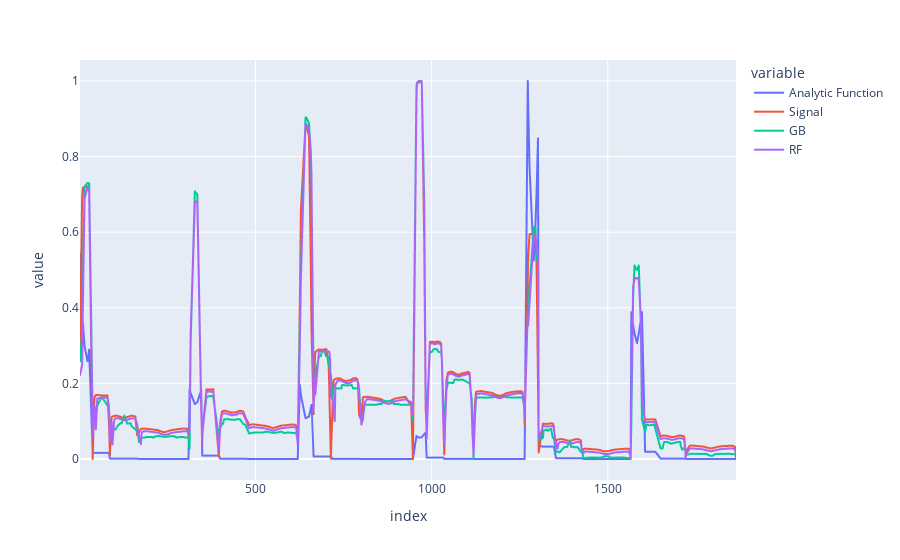

The notebook cell saved with this chart:
### Code cell
ToREP = pd.DataFrame()
ToREP['Analytic Function'] =  np.ravel(x_test.iloc[:,[-1]].to_numpy())
ToREP['Signal'] = y_test.to_numpy()
ToREP['GB'] =  GBC
ToREP['RF'] = RFC

NormREP = pd.DataFrame(MMS.fit_transform(ToREP), columns = ToREP.columns, index=x_test.index)
NormREP.sort_index().plot()

### Figure 1 — Plotly figure (JSON) as saved in the notebook; plotly's stock layout.template omitted (floating-point values rounded to 4 significant figures; data arrays with more than 128 entries replaced by an {"elided": "..."} marker saying what was removed)
{"data": [{"hovertemplate": "variable=Analytic Function<br>index=%{x}<br>value=%{y}<extra></extra>", "legendgroup": "Analytic Function", "line": {"color": "#636efa", "dash": "solid"}, "mode": "lines", "name": "Analytic Function", "showlegend": true, "type": "scattergl", "x": {"elided": "467 int values"}, "xaxis": "x", "y": {"elided": "467 float values"}, "yaxis": "y"}, {"hovertemplate": "variable=Signal<br>index=%{x}<br>value=%{y}<extra></extra>", "legendgroup": "Signal", "line": {"color": "#EF553B", "dash": "solid"}, "mode": "lines", "name": "Signal", "showlegend": true, "type": "scattergl", "x": {"elided": "467 int values"}, "xaxis": "x", "y": {"elided": "467 float values"}, "yaxis": "y"}, {"hovertemplate": "variable=GB<br>index=%{x}<br>value=%{y}<extra></extra>", "legendgroup": "GB", "line": {"color": "#00cc96", "dash": "solid"}, "mode": "lines", "name": "GB", "showlegend": true, "type": "scattergl", "x": {"elided": "467 int values"}, "xaxis": "x", "y": {"elided": "467 float values"}, "yaxis": "y"}, {"hovertemplate": "variable=RF<br>index=%{x}<br>value=%{y}<extra></extra>", "legendgroup": "RF", "line": {"color": "#ab63fa", "dash": "solid"}, "mode": "lines", "name": "RF", "showlegend": true, "type": "scattergl", "x": {"elided": "467 int values"}, "xaxis": "x", "y": {"elided": "467 float values"}, "yaxis": "y"}], "layout": {"legend": {"title": {"text": "variable"}, "tracegroupgap": 0}, "margin": {"t": 60}, "xaxis": {"anchor": "y", "domain": [0, 1], "title": {"text": "index"}}, "yaxis": {"anchor": "x", "domain": [0, 1], "title": {"text": "value"}}}}
